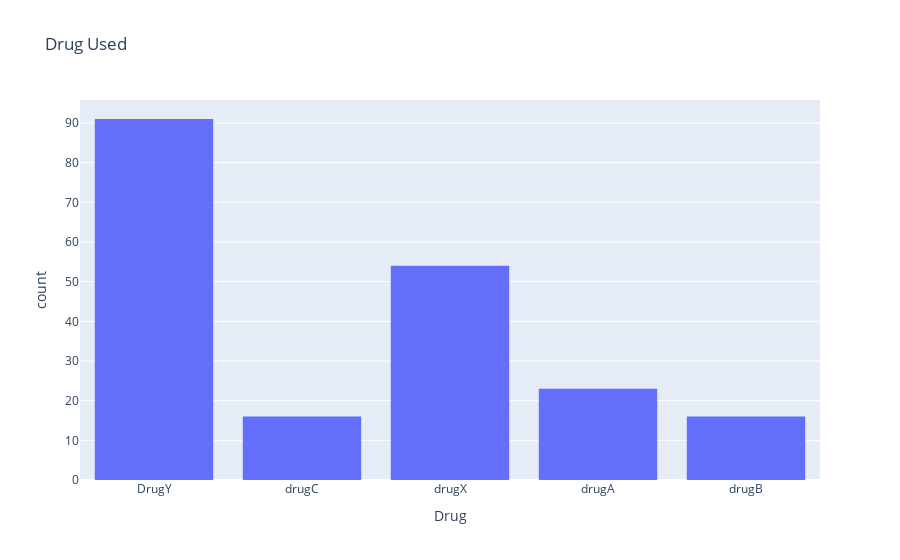

The notebook cell this image was saved under:
### Markdown cell above
# Univariate, Bivariate and Multivariate Analysis

### Code cell
import plotly.express as px

fig = px.histogram(df, x="Drug",title='Drug Used')
fig.show()

### Figure 1 — Plotly figure (JSON) as saved in the notebook; plotly's stock layout.template omitted (floating-point values rounded to 4 significant figures; data arrays with more than 128 entries replaced by an {"elided": "..."} marker saying what was removed)
{"data": [{"alignmentgroup": "True", "bingroup": "x", "hovertemplate": "Drug=%{x}<br>count=%{y}<extra></extra>", "legendgroup": "", "marker": {"color": "#636efa"}, "name": "", "offsetgroup": "", "orientation": "v", "showlegend": false, "type": "histogram", "x": {"elided": "200 str values"}, "xaxis": "x", "yaxis": "y"}], "layout": {"barmode": "relative", "legend": {"tracegroupgap": 0}, "title": {"text": "Drug Used"}, "xaxis": {"anchor": "y", "domain": [0, 1], "title": {"text": "Drug"}}, "yaxis": {"anchor": "x", "domain": [0, 1], "title": {"text": "count"}}}}
